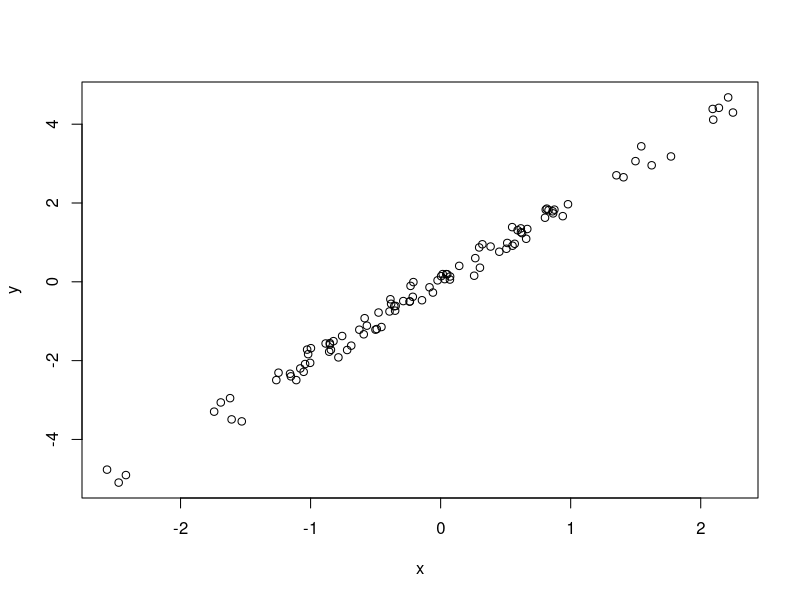

R code for this plot:
#GitHub lesson, simulate plot data
#Allie Lalor
#allielalor@gmail.cm
#First created: 2022-03-15
#Last updated: 2022-03-15

#simulate predictor variable
x <- rnorm(n=100)

#calculate response variable and add noise
y <- 2 * x + rnorm(n=100, sd = 0.2)

#plot the data
plot(x=x, y=y)
